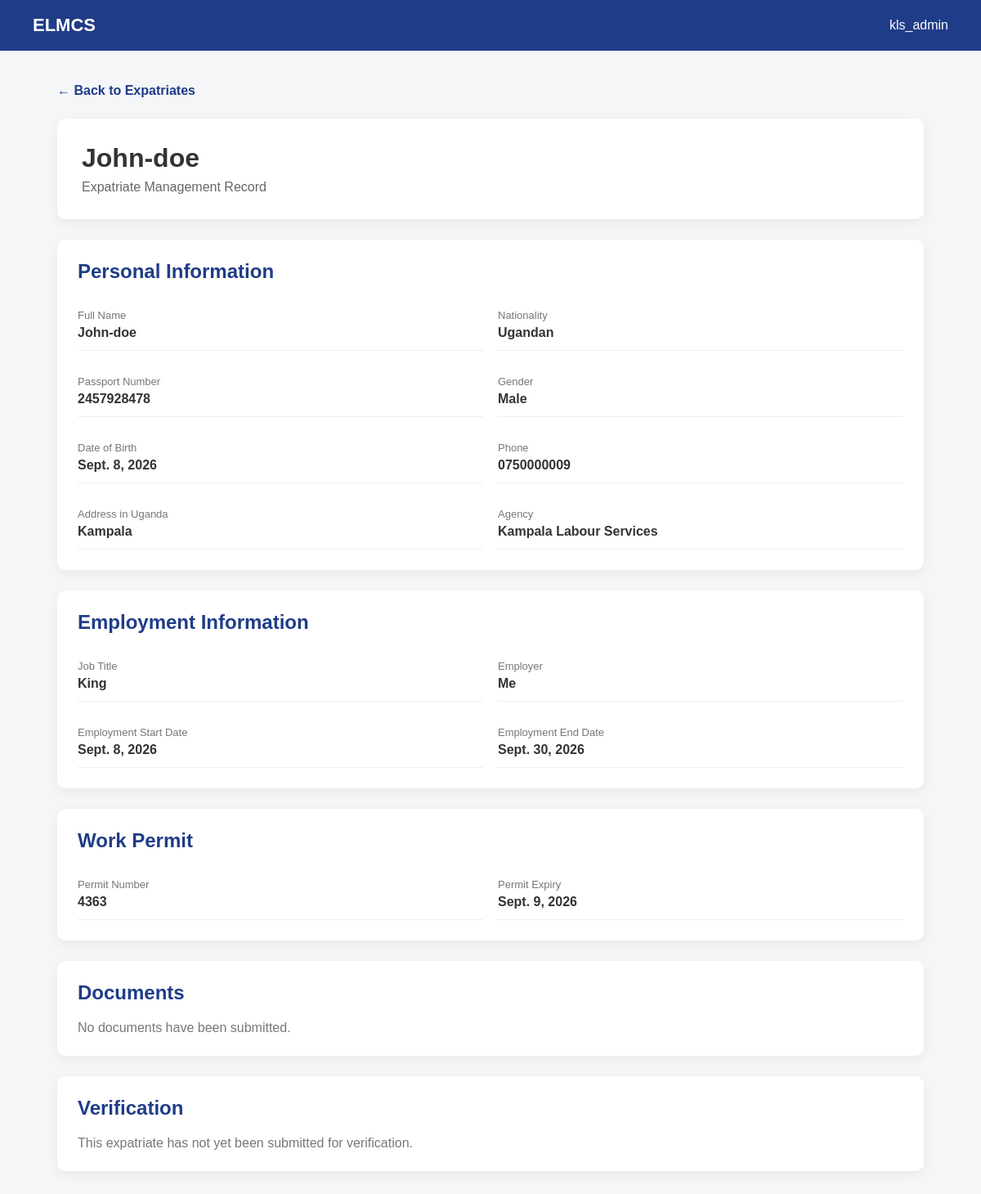
The page /expatriate/1/ (signed in) on the database as committed earlier.
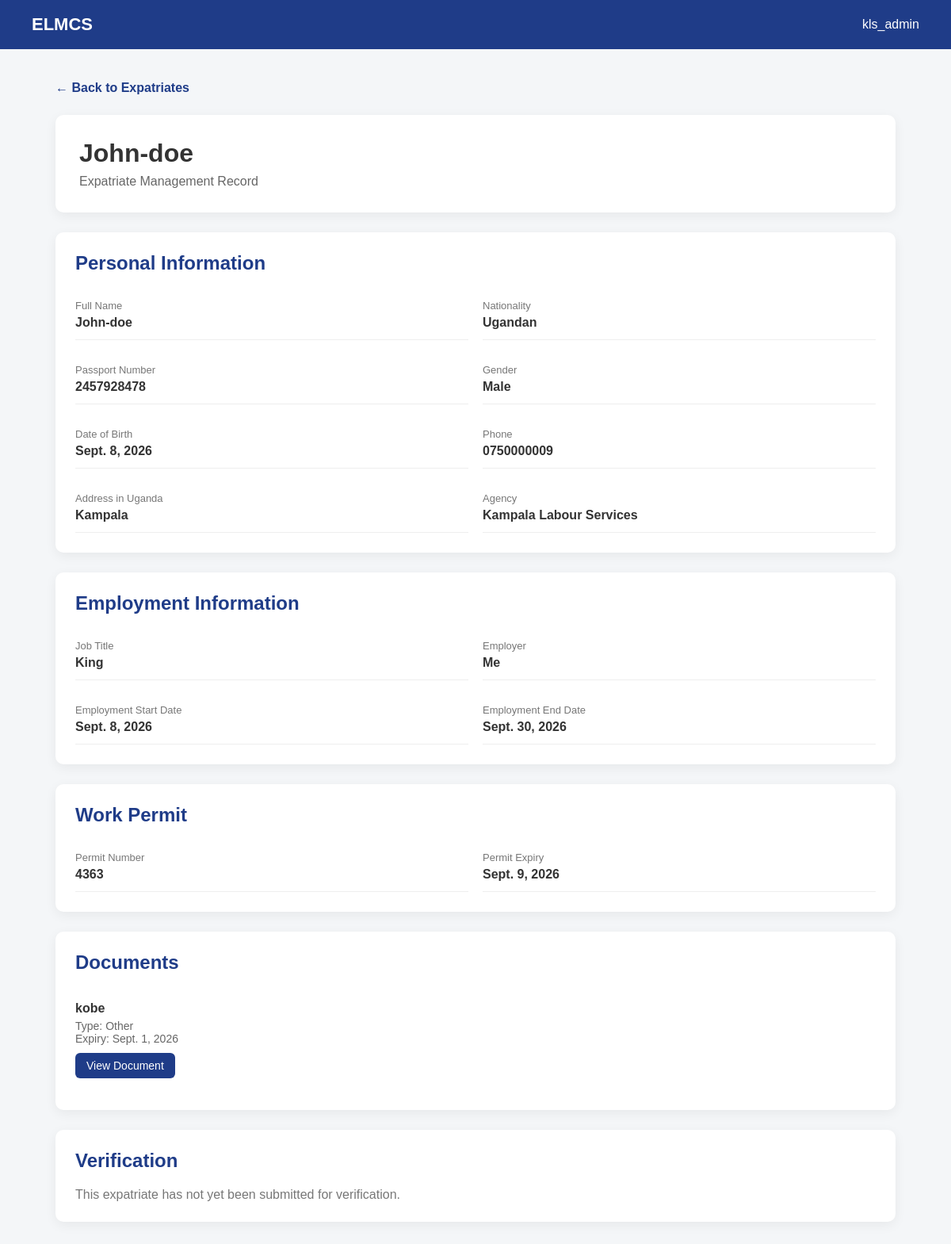
The same page on the database as committed later.
### expatriates/models.py (models this page shows, shortened)
class Document(models.Model):
    class DocumentType(models.TextChoices):
        PASSPORT = 'PASSPORT', 'Passport'
        WORK_PERMIT = 'WORK_PERMIT', 'Work Permit'
        EMPLOYMENT_CONTRACT = 'EMPLOYMENT_CONTRACT', 'Employment Contract'
        OTHER = 'OTHER', 'Other'
    expatriate = models.ForeignKey(
        Expatriate,
        on_delete=models.CASCADE,
        related_name='documents'
    )
    document_type = models.CharField(
        max_length=30,
        choices=DocumentType.choices
    )
    title = models.CharField(max_length=200)
    file = models.FileField(
        upload_to='expatriate_documents/'
    )
    expiry_date = models.DateField(
        null=True,
        blank=True
    )
    uploaded_at = models.DateTimeField(
        auto_now_add=True
    )

### accounts/views.py (the view)
@login_required
def expatriate_detail(request, expatriate_id):
    if request.user.role not in ['AGENCY', 'GOVERNMENT']:
        return redirect('dashboard')
    expatriate = get_object_or_404(
        Expatriate.objects.select_related(
            'user',
            'agency'
        ),
        id=expatriate_id
    )
    if request.user.role == 'AGENCY':
        agency = request.user.agencies.first()
        if expatriate.agency != agency:
            return redirect('agency_expatriates')
    documents = expatriate.documents.all().order_by(
        '-uploaded_at'
    )
    verification = expatriate.verifications.select_related(
        'verified_by'
    ).order_by(
        '-created_at'
    ).first()
    return render(
        request,
        'accounts/expatriate_detail.html',
        {
            'expatriate': expatriate,
            'documents': documents,
            'verification': verification,
        }
    )

### agencies/models.py (called while the page is built)
    def __str__(self):
        return self.name

### accounts/templates/accounts/expatriate_detail.html (shortened to what the changed rows need)
<!DOCTYPE html>
<html lang="en">
<head>
</head>
<body>
<main class="container">
    <div class="header">
    <h1>
        {{ expatriate.user.get_full_name|default:expatriate.user.username }}
    </h1>
</div>
    <div class="section">
        <h2>Personal Information</h2>
    </div>
    <div class="section">
        <h2>Employment Information</h2>
    </div>
    <div class="section">
        <h2>Work Permit</h2>
    </div>
    <div class="section">
        <h2>Documents</h2>
        {% for document in documents %}
            <div class="document">
                <div class="document-title">
                    {{ document.title }}
                </div>
                <div class="document-info">
                    Type: {{ document.get_document_type_display }}
                </div>
                <div class="document-info">
                    Expiry:
                    {{ document.expiry_date|default:"Not specified" }}
                </div>
                <a
                    href="{{ document.file.url }}"
                    target="_blank"
                    class="button"
                >
                    View Document
                </a>
            </div>
        {% empty %}
            <p class="empty">
                No documents have been submitted.
            </p>
        {% endfor %}
    </div>
    <div class="section">
        <h2>Verification</h2>
    </div>
</main>
</body>
</html>

Rows that differ between the two databases and show on the page:
added Document: title "kobe", document_type "Other", expiry_date "Sept. 1, 2026"
Other text that changed with them:
text no longer shown: "No documents have been submitted."
